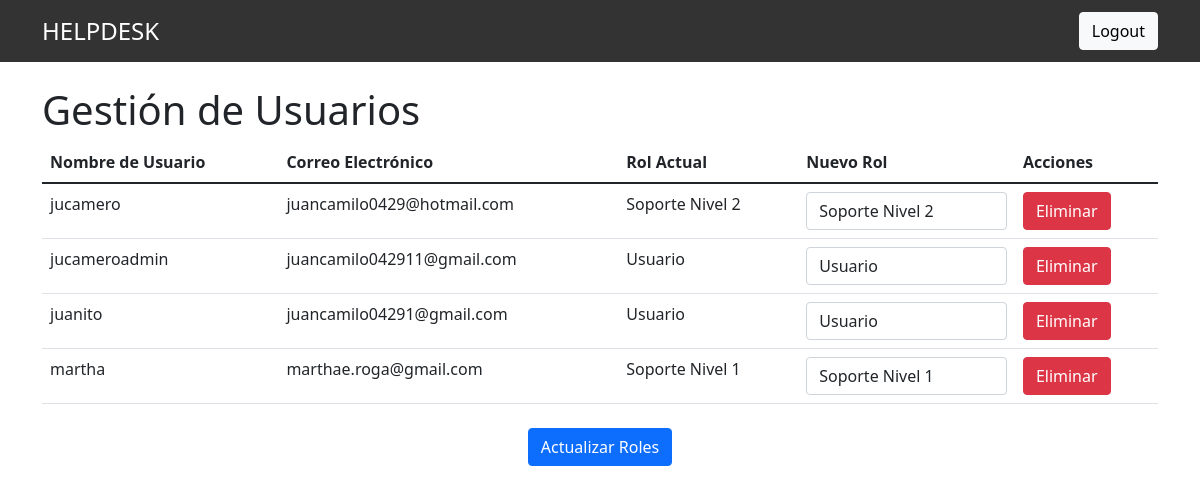
Page /admin_user/ (signed in) on the earlier database version.
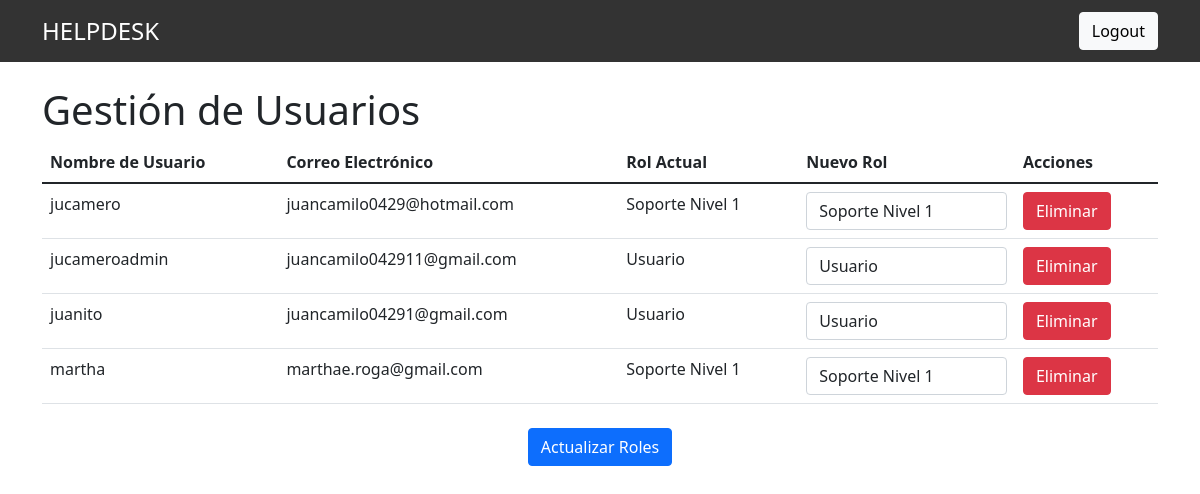
Same page on the later database version.
### tickets/models.py (models this page shows, shortened)
class CustomUser(AbstractUser):
    ROLE_CHOICES = [
        ('user', 'Usuario'),
        ('support1', 'Soporte Nivel 1'),
        ('support2', 'Soporte Nivel 2'),
    ]
    role = models.CharField(max_length=10, choices=ROLE_CHOICES, default='user')

### tickets/views/admin_user.py (the view, shortened to what this page needs)
# urls.py: path('admin_user/', admin_user, name='admin_user')
@login_required
@user_passes_test(lambda u: u.is_superuser)
def admin_user(request):
    users = User.objects.all()
    roles = User.ROLE_CHOICES  # Pasa las opciones de rol al template
    return render(request, 'tickets/admin_user.html', {'users': users, 'roles': roles})

### tickets/templates/tickets/admin_user.html (shortened to what this page needs)
<!DOCTYPE html>
<html lang="es">
<head>
    <link href="https://cdn.jsdelivr.net/npm/bootstrap@5.1.3/dist/css/bootstrap.min.css" rel="stylesheet">
</head>
<body>
    <nav class="navbar navbar-expand-lg navbar-dark">
        <div class="container">
            <span class="navbar-brand font-weight-bold" style="font-size: 24px;">HELPDESK</span>
            <div class="ml-auto">
                <a href="{% url 'logout' %}" class="btn btn-light">Logout</a>
            </div>
        </div>
    </nav>
    <div class="container mt-4">
        <h1>Gestión de Usuarios</h1>
        <form method="POST">
            <table class="table">
                <thead>
                    <tr>
                        <th>Nombre de Usuario</th>
                        <th>Correo Electrónico</th>
                        <th>Rol Actual</th>
                        <th>Nuevo Rol</th>
                        <th>Acciones</th>
                    </tr>
                </thead>
                <tbody>
                    {% for user in users %}
                    <tr>
                        <td>{{ user.username }}</td>
                        <td>{{ user.email }}</td>
                        <td>{{ user.get_role_display }}</td>
                        <td>
                            <select name="role_{{ user.id }}" class="form-control">
                                {% for value, display in roles %}
                                <option value="{{ value }}" {% if user.role == value %}selected{% endif %}>{{ display }}</option>
                                {% endfor %}
                            </select>
                        </td>
                        <td>
                            <button type="button" class="btn btn-danger" data-bs-toggle="modal" data-bs-target="#confirmDeleteModal" onclick="setUserId('{{ user.id }}')">
                                Eliminar
                            </button>
                        </td>
                    </tr>
                    {% endfor %}
                </tbody>
            </table>
            <div class="text-center mt-4">
                <button type="submit" class="btn btn-primary">Actualizar Roles</button>
            </div>
        </form>
    </div>
</body>
</html>

Differences in the rows shown:
changed CustomUser "jucamero": role "Soporte Nivel 2" → "Soporte Nivel 1"; role+id "Soporte Nivel 2" → "Soporte Nivel 1"
